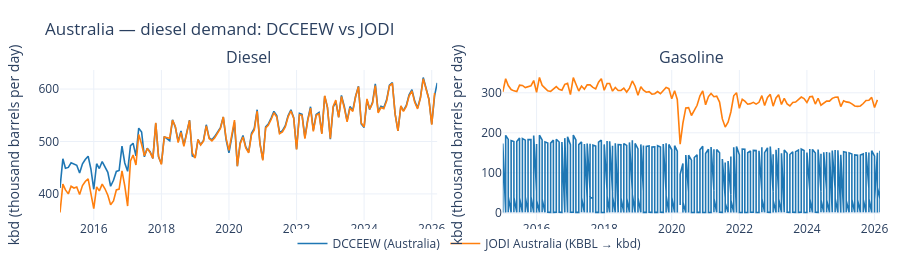

This figure's notebook cell:
### Markdown cell above
## 5. Australia — DCCEEW vs JODI (diesel, monthly, kbd)

Same pattern: DCCEEW official sales vs JODI secondary, **JODI unit = KBBL** for a single comparable line.

### Code cell
au = load_unified(
    metric="TOTDEMO",
    product_canonical=["Diesel","Gasoline"],
    countries=["Australia"],
    start="2015-01-01",
    end=None,
    processed_dir=PROCESSED_ROOT,
)

df_dceew = au[au["source"] == "DCCEEW"].copy()
df_jodi_au = au[(au["source"] == "JODI") & (au["unit_native"] == "KBBL")].copy()

df_dceew["plot_product"] = df_dceew["product_canonical"]
df_jodi_au["plot_product"] = df_jodi_au["product_canonical"]

fig_au = cross_source_comparison_chart(
    df_dceew,
    df_jodi_au,
    products=["Diesel", "Gasoline"],
    label_a="DCCEEW (Australia)",
    label_b="JODI Australia (KBBL → kbd)",
    value_col_a="value_target",
    value_col_b="value_target",
    date_col_a="date",
    date_col_b="date",
    product_col_a="plot_product",
    product_col_b="plot_product",
    title="Australia — diesel demand: DCCEEW vs JODI",
    units_label="kbd (thousand barrels per day)",
)
fig_au.show()

### Figure 1 — Plotly figure (JSON) as saved in the notebook; plotly's stock layout.template omitted (floating-point values rounded to 4 significant figures; data arrays with more than 128 entries replaced by an {"elided": "..."} marker saying what was removed)
{"data": [{"hovertemplate": "<b>Diesel — DCCEEW (Australia)</b><br>%{x|%Y-%m}: %{y:,.1f} kbd (thousand barrels per day)<extra></extra>", "legendgroup": "DCCEEW (Australia)", "line": {"color": "#1f77b4", "width": 1.6}, "mode": "lines", "name": "DCCEEW (Australia)", "showlegend": true, "type": "scatter", "x": {"elided": "135 str values"}, "xaxis": "x", "y": {"elided": "135 float values"}, "yaxis": "y"}, {"hovertemplate": "<b>Diesel — JODI Australia (KBBL → kbd)</b><br>%{x|%Y-%m}: %{y:,.1f} kbd (thousand barrels per day)<extra></extra>", "legendgroup": "JODI Australia (KBBL → kbd)", "line": {"color": "#ff7f0e", "width": 1.6}, "mode": "lines", "name": "JODI Australia (KBBL → kbd)", "showlegend": true, "type": "scatter", "x": {"elided": "134 str values"}, "xaxis": "x", "y": {"elided": "134 float values"}, "yaxis": "y"}, {"hovertemplate": "<b>Gasoline — DCCEEW (Australia)</b><br>%{x|%Y-%m}: %{y:,.1f} kbd (thousand barrels per day)<extra></extra>", "legendgroup": "DCCEEW (Australia)", "line": {"color": "#1f77b4", "width": 1.6}, "mode": "lines", "name": "DCCEEW (Australia)", "showlegend": false, "type": "scatter", "x": {"elided": "675 str values"}, "xaxis": "x2", "y": {"elided": "675 float values"}, "yaxis": "y2"}, {"hovertemplate": "<b>Gasoline — JODI Australia (KBBL → kbd)</b><br>%{x|%Y-%m}: %{y:,.1f} kbd (thousand barrels per day)<extra></extra>", "legendgroup": "JODI Australia (KBBL → kbd)", "line": {"color": "#ff7f0e", "width": 1.6}, "mode": "lines", "name": "JODI Australia (KBBL → kbd)", "showlegend": false, "type": "scatter", "x": {"elided": "134 str values"}, "xaxis": "x2", "y": {"elided": "134 float values"}, "yaxis": "y2"}], "layout": {"annotations": [{"font": {"size": 16}, "showarrow": false, "text": "Diesel", "x": 0.23, "xanchor": "center", "xref": "paper", "y": 1, "yanchor": "bottom", "yref": "paper"}, {"font": {"size": 16}, "showarrow": false, "text": "Gasoline", "x": 0.77, "xanchor": "center", "xref": "paper", "y": 1, "yanchor": "bottom", "yref": "paper"}], "height": 280, "hovermode": "x unified", "legend": {"orientation": "h", "x": 0.5, "xanchor": "center", "y": -0.06, "yanchor": "top"}, "margin": {"b": 60, "l": 60, "r": 20, "t": 70}, "title": {"text": "Australia — diesel demand: DCCEEW vs JODI"}, "xaxis": {"anchor": "y", "domain": [0, 0.46]}, "xaxis2": {"anchor": "y2", "domain": [0.54, 1]}, "yaxis": {"anchor": "x", "domain": [0, 1], "title": {"text": "kbd (thousand barrels per day)"}}, "yaxis2": {"anchor": "x2", "domain": [0, 1], "title": {"text": "kbd (thousand barrels per day)"}}}}
